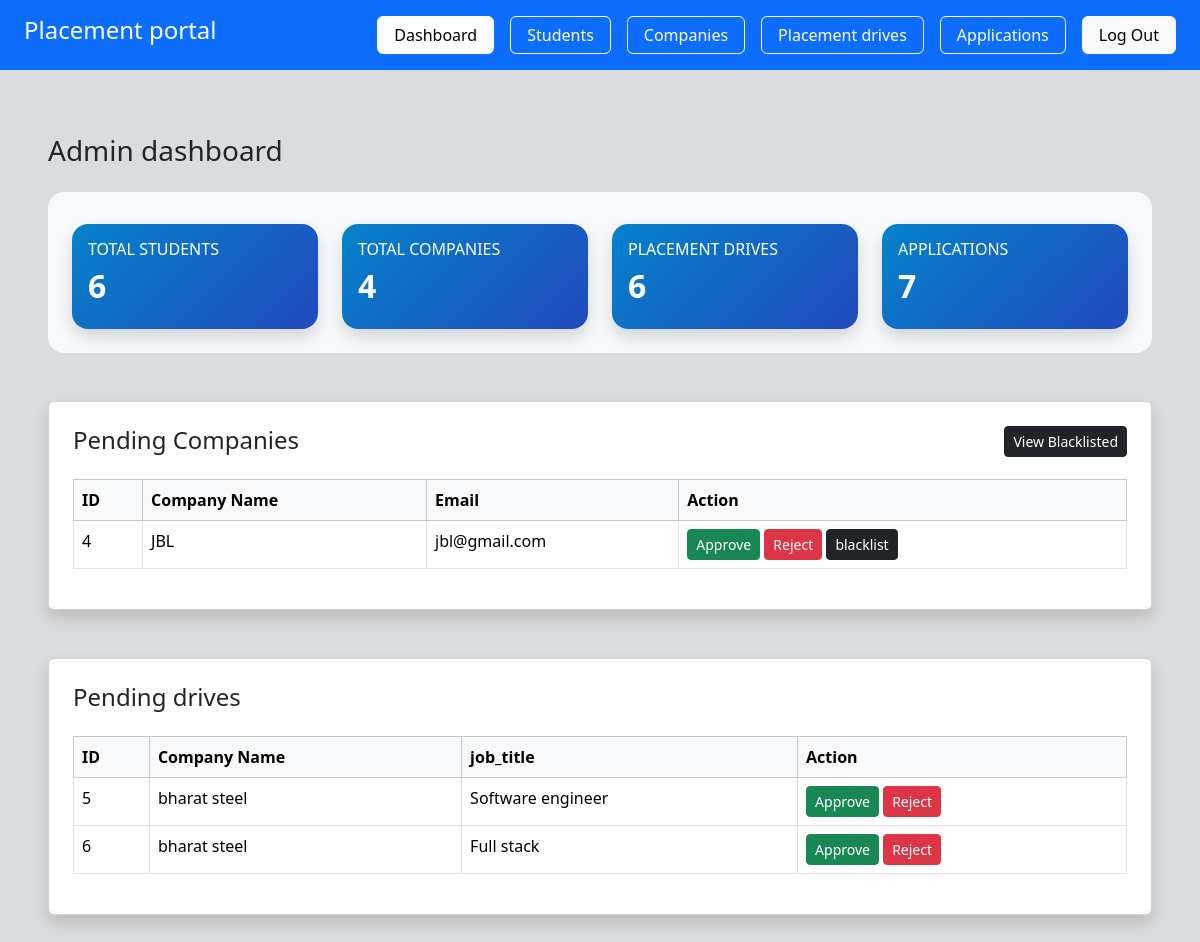
The app's page /admin/dashboard (signed in), older data.
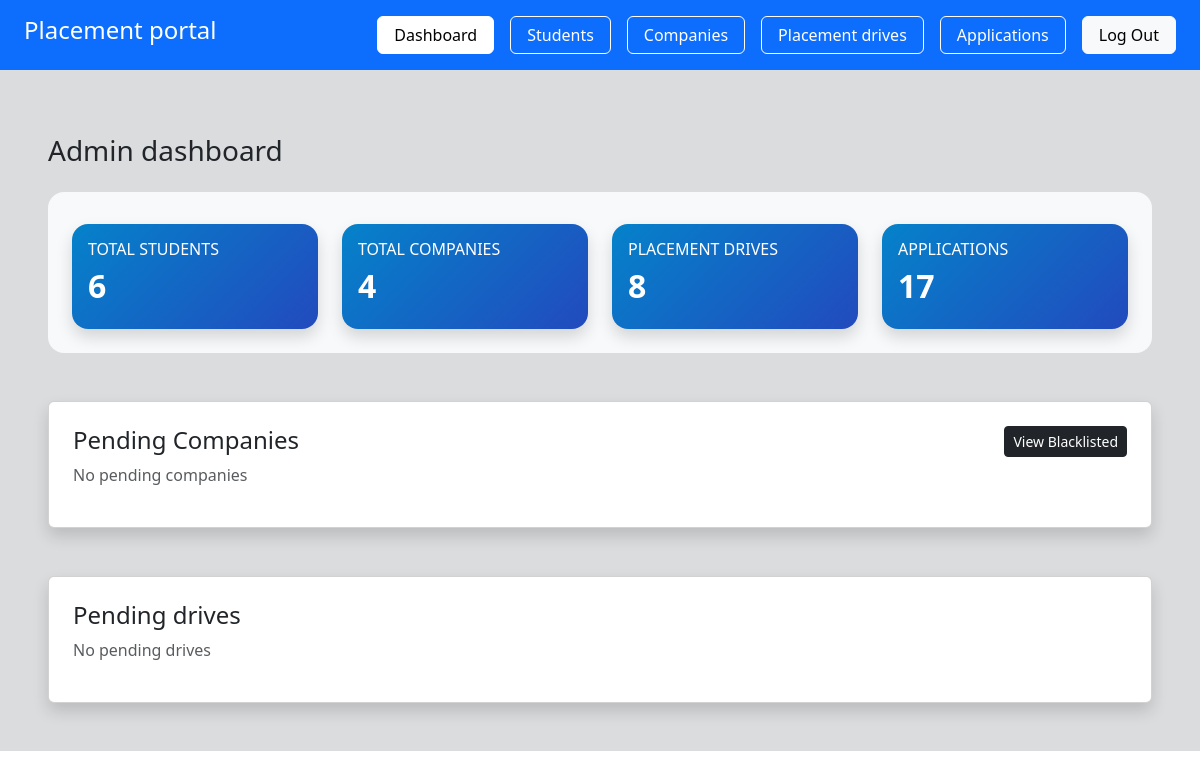
The same page, newer data.
### app/models.py (models this page shows, shortened)
class Company(db.Model):
     __tablename__ = "companies"
     id = db.Column(db.Integer, primary_key=True)
     user_id = db.Column(db.Integer, db.ForeignKey("users.id"), nullable=False)
     company_name = db.Column(db.String(150), nullable=False)
     hr_name = db.Column(db.String(100))
     website = db.Column(db.String(150))
     approval_status = db.Column(db.String(20), default="pending")
     is_blacklisted = db.Column(db.Boolean, default=False)
     user = db.relationship("User", backref=db.backref("company", uselist=False),uselist=False)

class User(UserMixin, db.Model):
     __tablename__ = "users"
     id = db.Column(db.Integer, primary_key=True)
     email = db.Column(db.String(120) , unique=True, nullable=False)
     password = db.Column(db.String(120) , nullable=False)
     role = db.Column(db.String(20), nullable=False)
     is_active = db.Column(db.Boolean, default=True)
     created_at = db.Column(db.DateTime, default=datetime.utcnow)

class PlacementDrive(db.Model):
     __tablename__ = "placement_drives"
     id = db.Column(db.Integer, primary_key=True)
     company_id = db.Column(db.Integer, db.ForeignKey("companies.id"), nullable=False)
     job_title = db.Column(db.String(150), nullable=False )
     description = db.Column(db.Text)
     eligibility= db.Column(db.String(200))
     deadline = db.Column(db.Date)
     status = db.Column(db.String(20) , default = 'pending')
     created_at  = db.Column(db.DateTime, default=datetime.utcnow)
     company= db.relationship('Company', backref='drives')

### app/admin/routes.py (the view)
@admin.route('/admin/dashboard')
@login_required
def a_admin():
    if current_user.role != "admin":
        abort(403)
    total_student = Student.query.count()
    total_companies = Company.query.count()
    total_drives = PlacementDrive.query.count()
    total_applications = Application.query.count()
    view = request.args.get("view")
    blacklist_companies = Company.query.filter_by(approval_status='blacklisted').all()
    pending_companies = Company.query.filter_by(approval_status='pending').all()
    all_blocked_companies = blacklist_companies
    drive_view = request.args.get("drive_view")
    pending_drives = PlacementDrive.query.filter_by(status='pending').all()
    reject_drives = PlacementDrive.query.filter_by(status='rejected').all()
    return render_template(
        'admin/dashboard.html',
        total_student=total_student,
        total_companies=total_companies,
        total_drives=total_drives,
        total_applications=total_applications,
        view=view,
        blacklist_companies=blacklist_companies,
        pending_companies=pending_companies,
        all_blocked_companies=all_blocked_companies,
        drive_view=drive_view,
        pending_drives=pending_drives,
        reject_drives=reject_drives
    )

### app/__init__.py (called while the page is built)
@login_manager.user_loader
def load_user(user_id):
    from app.models import User
    return User.query.get(int(user_id))

### app/templates/admin/dashboard.html
{% extends "admin/a_admin.html" %}
{% block stats %}
    <div class="bg-light p-4 rounded-4 " >
     <div class="row g-4 pt-2">
               <div class="col-md-3">
               <div class="card text-white shadow rounded-4 border-0" style="background: linear-gradient(135deg,#0582ca,#224abe);">
                    <div class="card-body">
                        <h6 class="text-uppercase">Total Students</h6>
                        <h2 class="fw-bold">{{total_student}}</h2>
                    </div>
               </div>
               </div>
               <div class="col-md-3">
               <div class="card text-white shadow rounded-4 border-0" style="background: linear-gradient(135deg,#0582ca,#224abe);">
                    <div class="card-body">
                        <h6 class="text-uppercase">Total Companies</h6>
                        <h2 class="fw-bold">{{total_companies}}</h2>
                    </div>
               </div>
               </div>
               <div class="col-md-3">
               <div class="card text-white shadow rounded-4 border-0" style="background: linear-gradient(135deg,#0582ca,#224abe);">
                    <div class="card-body">
                        <h6 class="text-uppercase">Placement Drives</h6>
                        <h2 class="fw-bold">{{total_drives}}</h2>
                    </div>
               </div>
               </div>
               <div class="col-md-3">
               <div class="card text-white shadow rounded-4 border-0" style="background: linear-gradient(135deg,#0582ca,#224abe);">
                    <div class="card-body">
                        <h6 class="text-uppercase">Applications</h6>
                        <h2 class="fw-bold">{{total_applications}}</h2>
                    </div>
               </div>
               </div>
     </div>
</div>
{% endblock %}

### app/templates/admin/pending_card.html
    {% if pending_companies %}
    <table class="table table-bordered mt-3">
        <thead class="table-light">
            <tr>
                <th>ID</th>
                <th>Company Name</th>
                <th>Email</th>
                <th>Action</th>
            </tr>
        </thead>
        <tbody>
            {% for company in pending_companies %}
            <tr>
                <td>{{ company.id }}</td>
                <td>{{ company.company_name }}</td>
                <td>{{ company.user.email }}</td>
                <td>
                    <a href="/admin/approve/{{ company.id }}"
                       class="btn btn-success btn-sm">Approve</a>
                    <a href="/admin/reject/{{ company.id }}"
                       class="btn btn-danger btn-sm">Reject</a>
                    <a href="/admin/blacklist/{{ company.id }}"
                       class="btn btn-dark btn-sm">blacklist</a>
                </td>
            </tr>
            {% endfor %}
        </tbody>
    </table>
    {% else %}
        <p class="text-muted">No pending companies</p>
    {% endif %}

### app/templates/admin/drives.html
 <div class="card shadow p-4 mt-5">
    <div class="d-flex justify-content-between"><h4>Pending drives</h4> </div>
    {% if pending_drives %}
    <table class="table table-bordered mt-3">
        <thead class="table-light">
            <tr>
                <th>ID</th>
                <th>Company Name</th>
                <th>job_title</th>
                <th>Action</th>
            </tr>
        </thead>
        <tbody>
            {% for Placement in pending_drives %}
            <tr>
                <td>{{ Placement.id }}</td>
                <td>{{ Placement.company.company_name }}</td>
                <td>{{ Placement.job_title}}</td>
                <td>
                    <a href="/admin/approve_drives/{{ Placement.id }}"
                       class="btn btn-success btn-sm">Approve</a>
                    <a href="/admin/drives_reject/{{ Placement.id }}"
                       class="btn btn-danger btn-sm">Reject</a>
                </td>
            </tr>
            {% endfor %}
        </tbody>
    </table>
    {% else %}
        <p class="text-muted">No pending drives</p>
    {% endif %}
 </div>

Row changes from the older to the newer data that the page shows:
no longer on this page (row edited): Company: id "4", company_name "JBL", user.email "jbl@gmail.com"
no longer on this page (row edited): PlacementDrive: id "5", company.company_name "bharat steel", job_title "Software engineer"
no longer on this page (row edited): PlacementDrive: id "6", company.company_name "bharat steel", job_title "Full stack"
Text that changed along with them:
{{ total_drives }}: "6" → "8"
{{ total_applications }}: "7" → "17"
text no longer shown: "ID Company Name Email Action ID Company Name job_title Action"
text now shown: "No pending companies No pending drives"
